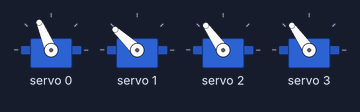
A sketch run on a simulated Arduino Uno, built with avr-gcc and run on an emulated ATmega328P. Parts: 4 × servo.

Above: at 0.05 s.
At 1.2 s:
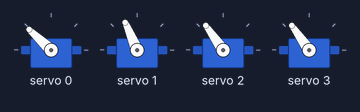
At 2.4 s:
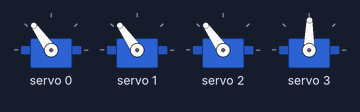
At 5.05 s:
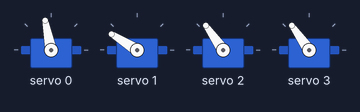
At 7.55 s:
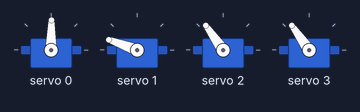
At 10.1 s:
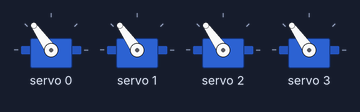
Timing chart, 0 to 13.1 s (numbered marks = the images above):
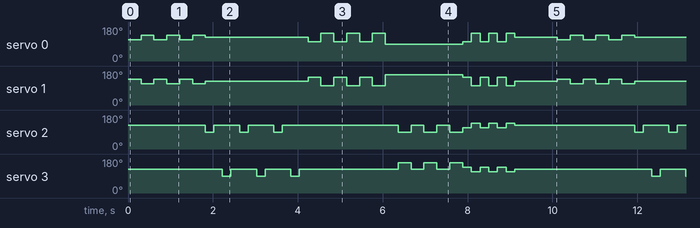

The sketch:

otto_dance.ino
```cpp
#include <Wire.h>
#include <Adafruit_PWMServoDriver.h>

Adafruit_PWMServoDriver pwm = Adafruit_PWMServoDriver();

#define SERVO_FREQ 50
#define SERVOMIN 150
#define SERVOMAX 600

// Define servo channels on PCA9685
#define LeftLeg 0
#define RightLeg 1
#define LeftFoot 2
#define RightFoot 3

// Calibration values
int YL = 0;  // Left Leg trim
int YR = 0;  // Right Leg trim
int RL = 0;  // Left Foot trim
int RR = 0;  // Right Foot trim

void setup() {
  Serial.begin(9600);

  // Initialize PCA9685
  pwm.begin();
  pwm.setPWMFreq(SERVO_FREQ);
}

int angleToPulse(int angle) {
  angle = constrain(angle, 0, 180);
  return map(angle, 0, 180, SERVOMIN, SERVOMAX);
}

void setServo(uint8_t servoNum, int angle) {
  pwm.setPWM(servoNum, 0, angleToPulse(angle));
}

void homePosition() {
  setServo(LeftLeg, 90);
  setServo(RightLeg, 90);
  setServo(LeftFoot, 90);
  setServo(RightFoot, 90);
}

void dance() {
  // Dance move 1: Side-to-side sway
  for (int i = 0; i < 3; i++) {
    setServo(LeftLeg, 80);
    setServo(RightLeg, 100);
    delay(300);
    setServo(LeftLeg, 100);
    setServo(RightLeg, 80);
    delay(300);
    homePosition();
  }

  // Foot tapping
  for (int i = 0; i < 3; i++) {
    setServo(LeftFoot, 60);
    delay(200);
    setServo(LeftFoot, 90);
    delay(200);
    setServo(RightFoot, 60);
    delay(200);
    setServo(RightFoot, 90);
    delay(200);
    homePosition();
  }

  // Twisting legs
  for (int i = 0; i < 3; i++) {
    setServo(LeftLeg, 70);
    setServo(RightLeg, 110);
    delay(300);
    setServo(LeftLeg, 110);
    setServo(RightLeg, 70);
    delay(300);
    homePosition();
  }

  // Wave legs up and down
  for (int i = 0; i < 3; i++) {
    setServo(LeftLeg, 60);
    setServo(RightLeg, 120);
    delay(300);
    setServo(LeftFoot, 60);
    setServo(RightFoot, 120);
    delay(300);
    homePosition();
  }

  // Sideways shuffle
  for (int i = 0; i < 3; i++) {
    setServo(LeftLeg, 70);
    setServo(RightLeg, 110);
    setServo(LeftFoot, 80);
    setServo(RightFoot, 100);
    delay(200);

    setServo(LeftLeg, 110);
    setServo(RightLeg, 70);
    setServo(LeftFoot, 100);
    setServo(RightFoot, 80);
    delay(200);
    homePosition();
  }

  // Return to home position
  homePosition();
}

void loop() {
  homePosition();
  dance();
  delay(1000);
}
```

Measured:
- by itself, servo 0: moves between 89° and 148°, repeating every 10.1 s
- by itself, servo 2: repeats every 10.1 s: 2 × (125° 0.61 s, 89° 0.20 s), 125° 2.7 s, 2 × (89° 0.30 s, 125° 0.30 s), 89° 0.31 s, 3 × (113° 0.20 s, 137° 0.21 s), 125° 2.8 s, 89° 0.20 s
- by itself, servo 3: repeats every 10.1 s: 2 × (125° 0.61 s, 89° 0.20 s), 125° 2.3 s, 2 × (160° 0.30 s, 125° 0.30 s), 160° 0.31 s, 3 × (137° 0.20 s, 113° 0.21 s), 125° 3.2 s, 89° 0.20 s
